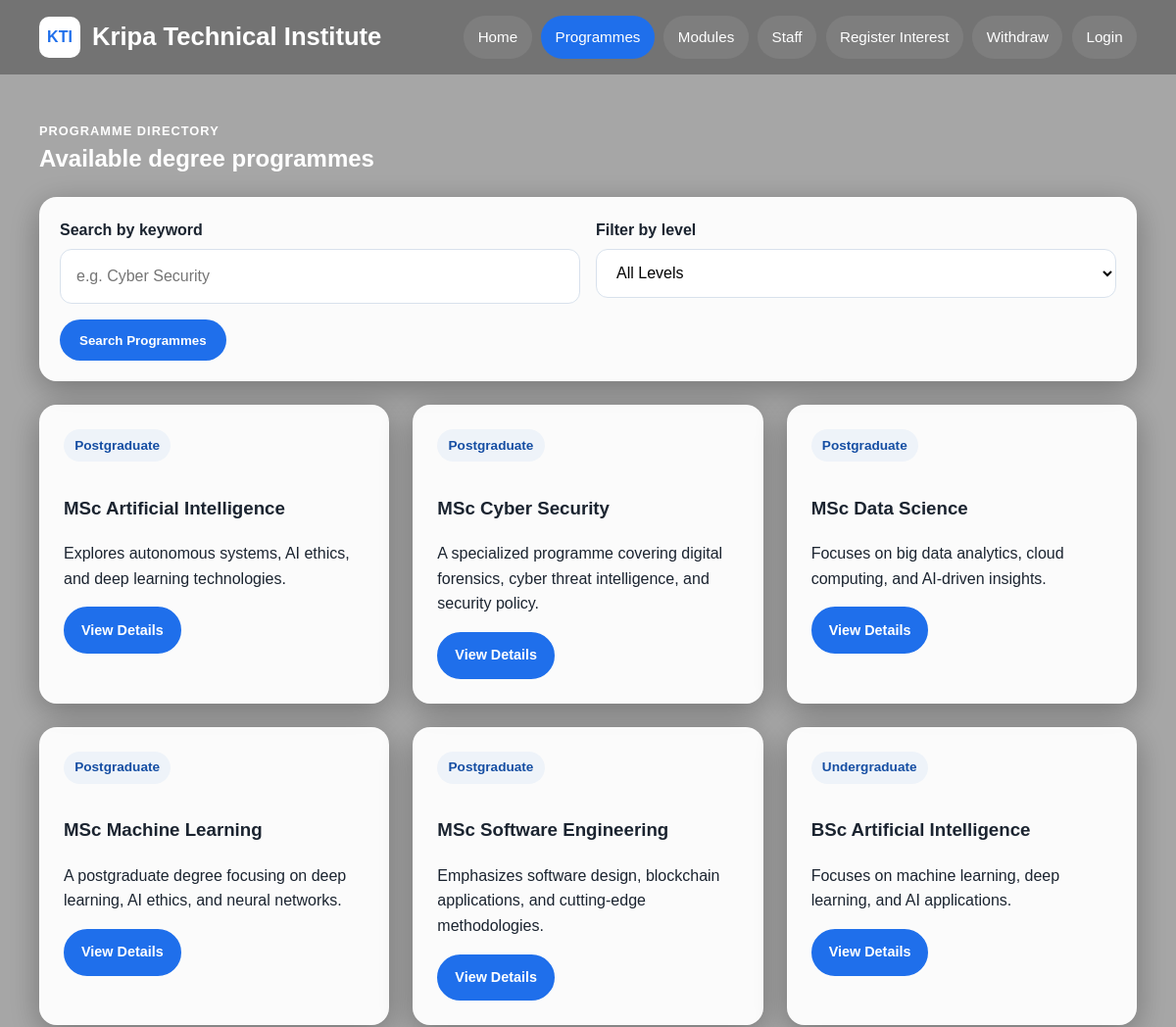
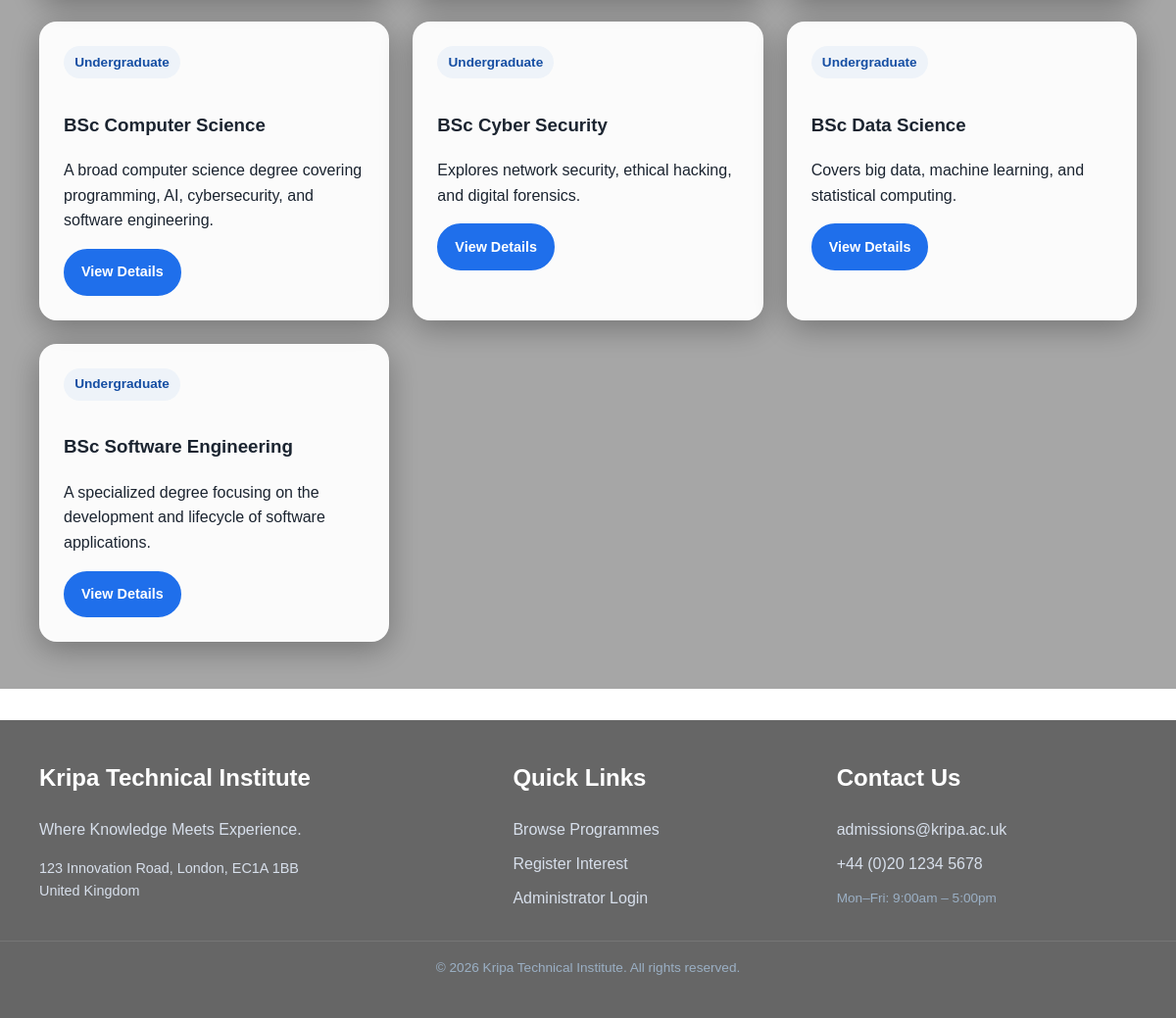
Screenshot of /?page=programmes with the database file from the repository (2 pictures, top to bottom).
### tables this page shows
CREATE TABLE Programmes (
    ProgrammeID INTEGER PRIMARY KEY AUTO_INCREMENT,
    ProgrammeName TEXT NOT NULL,
    LevelID INTEGER,
    ProgrammeLeaderID INTEGER,
    Description TEXT,
    Image TEXT,
    IsPublished TINYINT(1) DEFAULT 1,
    FOREIGN KEY (LevelID) REFERENCES Levels(LevelID),
    FOREIGN KEY (ProgrammeLeaderID) REFERENCES Staff(StaffID)
);

CREATE TABLE Levels (
    LevelID INTEGER PRIMARY KEY,
    LevelName TEXT NOT NULL
);

### core/Controller.php (called while the page is built, shortened)
<?php
class Controller {
    protected function view($viewPath, $data = []) {
        extract($data);
        $file = __DIR__ . '/../app/views/' . $viewPath . '.php';
        require $file;
    }
}

### app/controllers/ProgrammeController.php (called while the page is built, shortened)
<?php
class ProgrammeController extends Controller {
    public function index() {
      require_once __DIR__ . '/../models/ProgrammeModel.php';
      $model = new ProgrammeModel();
      $keyword = isset($_GET['keyword']) ? trim($_GET['keyword']) : '';
      $level   = isset($_GET['level'])   ? trim($_GET['level'])   : '';
      $programmes = $model->getAllProgrammes($keyword, $level);
      $this->view('programmes/index', [
          'programmes' => $programmes,
          'keyword'    => $keyword,
          'level'      => $level
      ]);
    }
}

### index.php (called while the page is built, shortened)
<?php
require_once __DIR__ . '/core/Database.php';
require_once __DIR__ . '/core/Controller.php';
require_once __DIR__ . '/core/Router.php';
$router = new Router();
$router->get('home', 'HomeController', 'index');
$router->get('programmes',        'ProgrammeController', 'index');
$router->get('programme-details', 'ProgrammeController', 'show');
$router->get('modules', 'ModuleController', 'index');
$router->get('staff', 'StaffController', 'index');
$router->get('staff-profile', 'StaffController', 'show');
$router->get('interest',          'InterestController', 'showForm');
$router->post('interest',         'InterestController', 'submit');
$router->get('withdraw',          'InterestController', 'showWithdraw');
$router->post('withdraw',         'InterestController', 'withdraw');
$router->get('login',    'AuthController', 'showLogin');
$router->post('login',   'AuthController', 'login');
$router->get('logout',   'AuthController', 'logout');
$router->get('register', 'AuthController', 'showRegister');
$router->post('register','AuthController', 'register');
$router->get('admin',  'AdminController', 'index');
$router->post('admin', 'AdminController', 'handlePost');
$router->get('export', 'AdminController', 'exportCsv');
$router->dispatch($_SERVER['REQUEST_METHOD']);

### core/Database.php (called while the page is built, shortened)
<?php
class Database {
    private static $connection = null;
    public static function connect() {
        if (self::$connection == null) {
            self::$connection = new PDO(
                "mysql:host=" . DB_HOST . ";dbname=" . DB_NAME . ";charset=" . DB_CHARSET,
                DB_USER,
                DB_PASS
            );
            self::$connection->setAttribute(
                PDO::ATTR_ERRMODE,
                PDO::ERRMODE_EXCEPTION
            );
            self::$connection->setAttribute(
                PDO::ATTR_DEFAULT_FETCH_MODE,
                PDO::FETCH_ASSOC
            );
        }
        return self::$connection;
    }
}

### app/models/ProgrammeModel.php (called while the page is built, shortened)
<?php
class ProgrammeModel {
    private $db;
    public function __construct() {
        $this->db = Database::connect();
    }
   public function getAllProgrammes($keyword = '', $level = '') {
    $sql = "
        SELECT p.ProgrammeID, p.ProgrammeName, p.Description,
               l.LevelName
        FROM Programmes p
        JOIN Levels l ON p.LevelID = l.LevelID
        WHERE p.IsPublished = 1
    ";
    $params = [];
    $sql .= " ORDER BY l.LevelName, p.ProgrammeName";
    $stmt = $this->db->prepare($sql);
    $stmt->execute($params);
    return $stmt->fetchAll();
  }
}

### app/views/programmes/index.php (the view, shortened to what this page needs)
<?php require_once __DIR__ . '/../layouts/header.php'; ?>
<main id="main-content" class="section">
    <div class="container">
        <div class="section-heading">
            <p class="eyebrow">Programme Directory</p>
            <h2>Available degree programmes</h2>
        </div>
        <form class="card" style="margin-bottom: 1.5rem; padding: 1.25rem;"
              action="/student-course-hub/index.php" method="get">
            <div class="form-row two-col">
                <div class="form-group">
                    <label for="keyword">Search by keyword</label>
                    <input type="text" id="keyword" name="keyword"
                           placeholder="e.g. Cyber Security"
                           value="<?= htmlspecialchars($keyword) ?>">
                </div>
                <div class="form-group">
                    <label for="level">Filter by level</label>
                    <select id="level" name="level">
                        <option value="All Levels">All Levels</option>
                    </select>
                </div>
            </div>
            <button class="btn btn-primary" type="submit">Search Programmes</button>
        </form>
        <?php if (count($programmes) == 0): ?>
            <p style="color: white;">No programmes found matching your search.</p>
        <?php else: ?>
            <div class="grid grid-3 programme-grid">
                <?php foreach ($programmes as $p): ?>
                    <article class="card programme-card">
                        <span class="tag"><?= htmlspecialchars($p['LevelName']) ?></span>
                        <h3><?= htmlspecialchars($p['ProgrammeName']) ?></h3>
                        <p><?= htmlspecialchars($p['Description']) ?></p>
                        <a class="btn btn-outline small"
                           href="/student-course-hub/?page=programme-details&id=<?= $p['ProgrammeID'] ?>">
                            View Details
                        </a>
                    </article>
                <?php endforeach; ?>
            </div>
        <?php endif; ?>
    </div>
</main>
<?php require_once __DIR__ . '/../layouts/footer.php'; ?>

### core/Router.php (shortened to what this page needs)
<?php
class Router {
    protected $routes = [];
    public function get($page, $controller, $method) {
        $this->routes[] = [
            'method'     => 'GET',
            'page'       => $page,
            'controller' => $controller,
            'action'     => $method
        ];
    }
    public function post($page, $controller, $method) {
        $this->routes[] = [
            'method'     => 'POST',
            'page'       => $page,
            'controller' => $controller,
            'action'     => $method
        ];
    }
    public function dispatch($requestMethod) {
        $page = isset($_GET['page']) ? $_GET['page'] : 'home';
        foreach ($this->routes as $route) {
            if ($route['method'] == strtoupper($requestMethod)
                && $route['page'] == $page) {
                $action         = $route['action'];
                $obj = new $controllerName();
                $obj->$action();
                return;
            }
        }
    }
}

### app/views/layouts/header.php (shortened to what this page needs)
<?php
$page = isset($_GET['page']) ? $_GET['page'] : 'home';
function isActive($routePage, $currentPage) {
    return $routePage === $currentPage ? 'active' : '';
}
?>
<!DOCTYPE html>
<html lang="en">
<head>
    <link rel="stylesheet" href="/student-course-hub/public/assets/css/style.css">
</head>
<body class="page-<?= htmlspecialchars($page) ?>">
    <header class="site-header">
        <div class="container header-inner">
            <a href="/student-course-hub/" style="display: flex; align-items: center; gap: 0.75rem; text-decoration: none; color: white;">
                <div style="width: 42px; height: 42px; background: white; border-radius: 10px; display: flex; align-items: center; justify-content: center; font-weight: 900; font-size: 1rem; color: var(--primary); flex-shrink: 0;">
                    KTI
                </div>
                <h1 class="site-title">Kripa Technical Institute</h1>
            </a>
            <nav class="main-nav" aria-label="Main navigation">
                <ul>
                    <li><a class="<?= isActive('home', $page) ?>" href="/student-course-hub/">Home</a></li>
                    <li><a class="<?= isActive('programmes', $page) ?>" href="/student-course-hub/?page=programmes">Programmes</a></li>
                    <li><a class="<?= isActive('modules', $page) ?>" href="/student-course-hub/?page=modules">Modules</a></li>
                    <li><a class="<?= isActive('staff', $page) ?>" href="/student-course-hub/?page=staff">Staff</a></li>
                    <li><a class="<?= isActive('interest', $page) ?>" href="/student-course-hub/?page=interest">Register Interest</a></li>
                    <li><a class="<?= isActive('withdraw', $page) ?>" href="/student-course-hub/?page=withdraw">Withdraw</a></li>
                    <?php if (isset($_SESSION['admin_id'])): ?>
                      <li><a class="<?= isActive('admin', $page) ?>" href="/student-course-hub/?page=admin">Dashboard</a></li>
                      <li><a class="<?= isActive('logout', $page) ?>" href="/student-course-hub/?page=logout">Logout</a></li>
                    <?php else: ?>
                      <li><a class="<?= isActive('login', $page) ?>" href="/student-course-hub/?page=login">Login</a></li>
                    <?php endif; ?>
                </ul>
            </nav>
        </div>
    </header>

### app/views/layouts/footer.php
<footer class="site-footer">
    <div class="container footer-grid">
        <div>
            <h2>Kripa Technical Institute</h2>
            <p>Where Knowledge Meets Experience.</p>
            <p style="margin-top: 1rem; font-size: 0.9rem;">
                123 Innovation Road, London, EC1A 1BB<br>
                United Kingdom
            </p>
        </div>
        <div>
            <h2>Quick Links</h2>
            <ul class="footer-links">
                <li><a href="/student-course-hub/?page=programmes">Browse Programmes</a></li>
                <li><a href="/student-course-hub/?page=interest">Register Interest</a></li>
                <li><a href="/student-course-hub/?page=login">Administrator Login</a></li>
            </ul>
        </div>
        <div>
            <h2>Contact Us</h2>
            <ul class="footer-links">
                <li>admissions@kripa.ac.uk</li>
                <li>+44 (0)20 1234 5678</li>
                <li style="margin-top: 0.75rem; font-size: 0.85rem; color: #9aafc4;">
                    Mon–Fri: 9:00am – 5:00pm
                </li>
            </ul>
        </div>
    </div>
    <div style="text-align: center; margin-top: 1.5rem; font-size: 0.85rem; color: #9aafc4; border-top: 1px solid rgba(255,255,255,0.1); padding-top: 1rem;">
        &copy; <?= date('Y') ?> Kripa Technical Institute. All rights reserved.
    </div>
</footer>
</body>
</html>

### public/assets/css/style.css (style rules this page uses)
:root { --bg: #f6f8fb; --surface: #ffffff; --surface-muted: #eef3f9; --text: #1b2430; --text-soft: #5f6b7a; --primary: #1f6feb; --primary-dark: #154ea3; --danger: #c0392b; --border: #d8e1ec; --shadow: 0 10px 30px rgba(16, 24, 40, 0.08); --radius: 18px; }
* { box-sizing: border-box; }
html { scroll-behavior: smooth; }
body { margin: 0; font-family: Arial, Helvetica, sans-serif; background-image: url('/student-course-hub/public/assets/images/campus.jpg'); background-size: cover; background-position: center; background-attachment: fixed; background-repeat: no-repeat; color: var(--text); line-height: 1.6; }
a { color: var(--primary-dark); text-decoration: none; }
.container { width: min(1120px, calc(100% - 2rem)); margin: 0 auto; }
.site-header { background: rgba(0, 0, 0, 0.55); color: #fff; padding: 1rem 0; position: sticky; top: 0; z-index: 100; backdrop-filter: blur(6px); }
.header-inner { display: flex; justify-content: space-between; gap: 1.5rem; align-items: center; }
.site-title { margin: 0; font-size: 1.6rem; }
.eyebrow { margin: 0 0 0.25rem; text-transform: uppercase; letter-spacing: 0.08em; font-size: 0.8rem; font-weight: 700; color: #7db2ff; }
.main-nav ul, .footer-links, .feature-list, .simple-list, .side-list { list-style: none; padding: 0; margin: 0; }
.main-nav ul { display: flex; flex-wrap: wrap; gap: 0.6rem; justify-content: flex-end; }
.main-nav a { display: inline-block; color: #fff; padding: 0.6rem 0.9rem; border-radius: 999px; background: rgba(255, 255, 255, 0.08); font-size: 0.95rem; }
.main-nav a.active, .main-nav a:hover, .main-nav a:focus { background: var(--primary); text-decoration: none; }
.hero-grid, .auth-grid, .programme-layout, .dashboard-grid, .grid { display: grid; gap: 1.5rem; }
.hero h2, .section-heading h2, .auth-info h2, .programme-layout h2 { margin-top: 0; line-height: 1.2; }
.section { padding: 3rem 0; background: rgba(0, 0, 0, 0.35); }
.section-heading { margin-bottom: 1.5rem; }
.section-heading h2, .section-heading p { color: #ffffff; }
.grid-3 { grid-template-columns: repeat(3, minmax(0, 1fr)); }
.card { background: rgba(255, 255, 255, 0.95); border: 1px solid rgba(255, 255, 255, 0.4); border-radius: var(--radius); padding: 1.5rem; box-shadow: 0 8px 32px rgba(0, 0, 0, 0.3); color: var(--text); }
.btn { display: inline-block; border: none; border-radius: 999px; padding: 0.85rem 1.25rem; font-weight: 700; cursor: pointer; text-decoration: none; }
.btn-primary { background: var(--primary); color: #fff; }
.btn-outline { background: rgba(255, 255, 255, 0.15); color: #ffffff; border: 2px solid rgba(255, 255, 255, 0.8); }
.small { padding: 0.65rem 1rem; font-size: 0.9rem; }
.tag { display: inline-block; margin-bottom: 0.85rem; padding: 0.35rem 0.7rem; border-radius: 999px; background: var(--surface-muted); color: var(--primary-dark); font-weight: 700; font-size: 0.85rem; }
.form-group { margin-bottom: 1rem; }
.form-group label { display: block; margin-bottom: 0.4rem; font-weight: 700; }
.form-group input, .form-group select, .form-group textarea { width: 100%; padding: 0.9rem 1rem; border: 1px solid var(--border); border-radius: 12px; font: inherit; background: #fff; }
.form-row { display: grid; gap: 1rem; }
.two-col { grid-template-columns: repeat(2, minmax(0, 1fr)); }
.site-footer { background: rgba(0, 0, 0, 0.6); backdrop-filter: blur(6px); color: #d7dfeb; padding: 2.5rem 0; margin-top: 2rem; }
.site-footer h2 { color: #fff; margin-top: 0; }
.site-footer a { color: #d7dfeb; }
.footer-grid { display: grid; grid-template-columns: 1.5fr 1fr 1fr; gap: 1.5rem; }
.footer-links li + li { margin-top: 0.6rem; }
.page-programmes, .page-modules, .page-staff, .page-interest, .page-withdraw, .page-login, .page-admin { background-image: url('/student-course-hub/public/assets/images/home.jpg'); }
.programme-card .btn-outline { background: var(--primary); color: #ffffff; border: 2px solid var(--primary); }

### rows the page displays
programmes: LevelID.LevelName "Postgraduate", ProgrammeName "MSc Artificial Intelligence", Description "Explores autonomous systems, AI ethics, and deep learning technologies."
programmes: LevelID.LevelName "Postgraduate", ProgrammeName "MSc Cyber Security", Description "A specialized programme covering digital forensics, cyber threat intelligence, and security policy."
programmes: LevelID.LevelName "Postgraduate", ProgrammeName "MSc Data Science", Description "Focuses on big data analytics, cloud computing, and AI-driven insights."
programmes: LevelID.LevelName "Postgraduate", ProgrammeName "MSc Machine Learning", Description "A postgraduate degree focusing on deep learning, AI ethics, and neural networks."
programmes: LevelID.LevelName "Postgraduate", ProgrammeName "MSc Software Engineering", Description "Emphasizes software design, blockchain applications, and cutting-edge methodologies."
programmes: LevelID.LevelName "Undergraduate", ProgrammeName "BSc Artificial Intelligence", Description "Focuses on machine learning, deep learning, and AI applications."
programmes: LevelID.LevelName "Undergraduate", ProgrammeName "BSc Computer Science", Description "A broad computer science degree covering programming, AI, cybersecurity, and software engineering."
programmes: LevelID.LevelName "Undergraduate", ProgrammeName "BSc Cyber Security", Description "Explores network security, ethical hacking, and digital forensics."
programmes: LevelID.LevelName "Undergraduate", ProgrammeName "BSc Data Science", Description "Covers big data, machine learning, and statistical computing."
programmes: LevelID.LevelName "Undergraduate", ProgrammeName "BSc Software Engineering", Description "A specialized degree focusing on the development and lifecycle of software applications."
